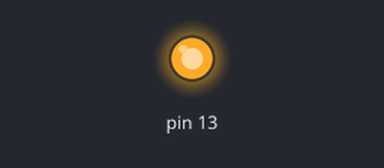
This sketch was run on a simulated Arduino Uno, built with avr-gcc and run on an emulated ATmega328P. Shown: output pins drawn as LEDs (lit = HIGH).

Above: at 1.0 s.
At 4.4 s:
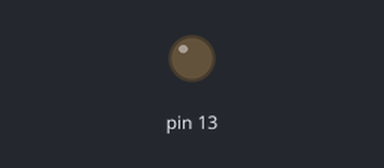
Timing chart, 0 to 6.1 s (numbered marks = the images above):
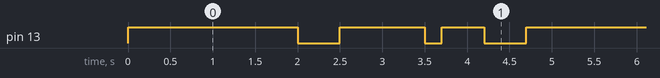

Measured:
- by itself, pin 13: repeats every 4.7 s: LOW 0.50 s, HIGH 1.0 s, LOW 0.20 s, HIGH 0.50 s, LOW 0.50 s, HIGH 2.0 s
- by itself, everything shown: repeats every 4.7 s, in 6 steps

The sketch:

reset.ino
```cpp
void setup() {
  // Set the LED pin as an output
  pinMode(13, OUTPUT);
}

void loop() {
  // Turn the LED on
  digitalWrite(13, HIGH);
  delay(2000); // Wait for 500 milliseconds (0.5 seconds)

  // Turn the LED off
  digitalWrite(13, LOW);
  delay(500); // Wait for another 500 milliseconds

  digitalWrite(13, HIGH);
  delay(1000);
  digitalWrite(13, LOW);
  delay(200);
  digitalWrite(13, HIGH);
  delay(500);
  digitalWrite(13, LOW);
  delay(500);
}
```
